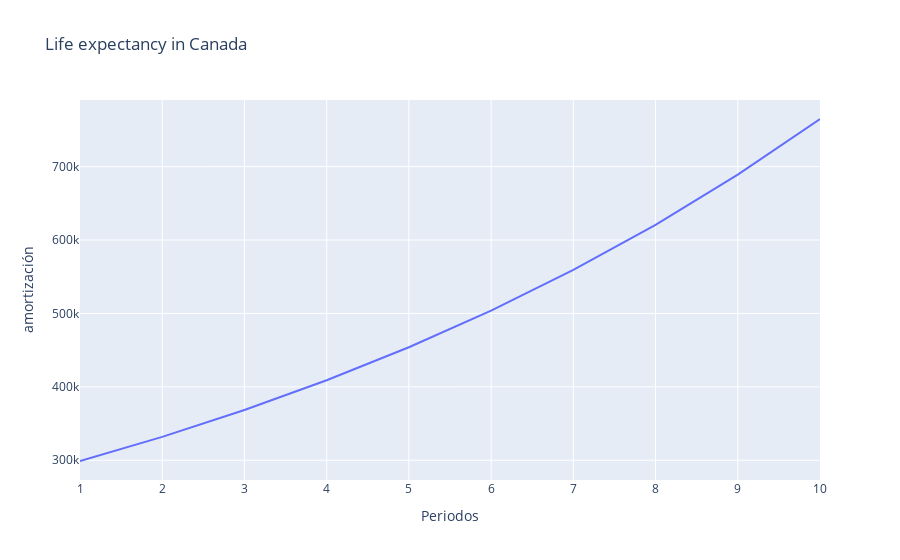

Notebook source saved alongside this figure:
### Code cell
amortizacion(d=5000000,t=0.11,n=10)

### Figure 1 — Plotly figure (JSON) as saved in the notebook; plotly's stock layout.template omitted (floating-point values rounded to 4 significant figures)
{"data": [{"hovertemplate": "Periodos=%{x}<br>amortización=%{y}<extra></extra>", "legendgroup": "", "line": {"color": "#636efa", "dash": "solid"}, "mode": "lines", "name": "", "orientation": "v", "showlegend": false, "type": "scatter", "x": [1, 2, 3, 4, 5, 6, 7, 8, 9, 10], "xaxis": "x", "y": [299000.0, 331900.0, 368400.0, 408900.0, 453900.0, 503800.0, 559300.0, 620800.0, 689100.0, 764900.0], "yaxis": "y"}], "layout": {"legend": {"tracegroupgap": 0}, "title": {"text": "Life expectancy in Canada"}, "xaxis": {"anchor": "y", "domain": [0, 1], "title": {"text": "Periodos"}}, "yaxis": {"anchor": "x", "domain": [0, 1], "title": {"text": "amortización"}}}}
